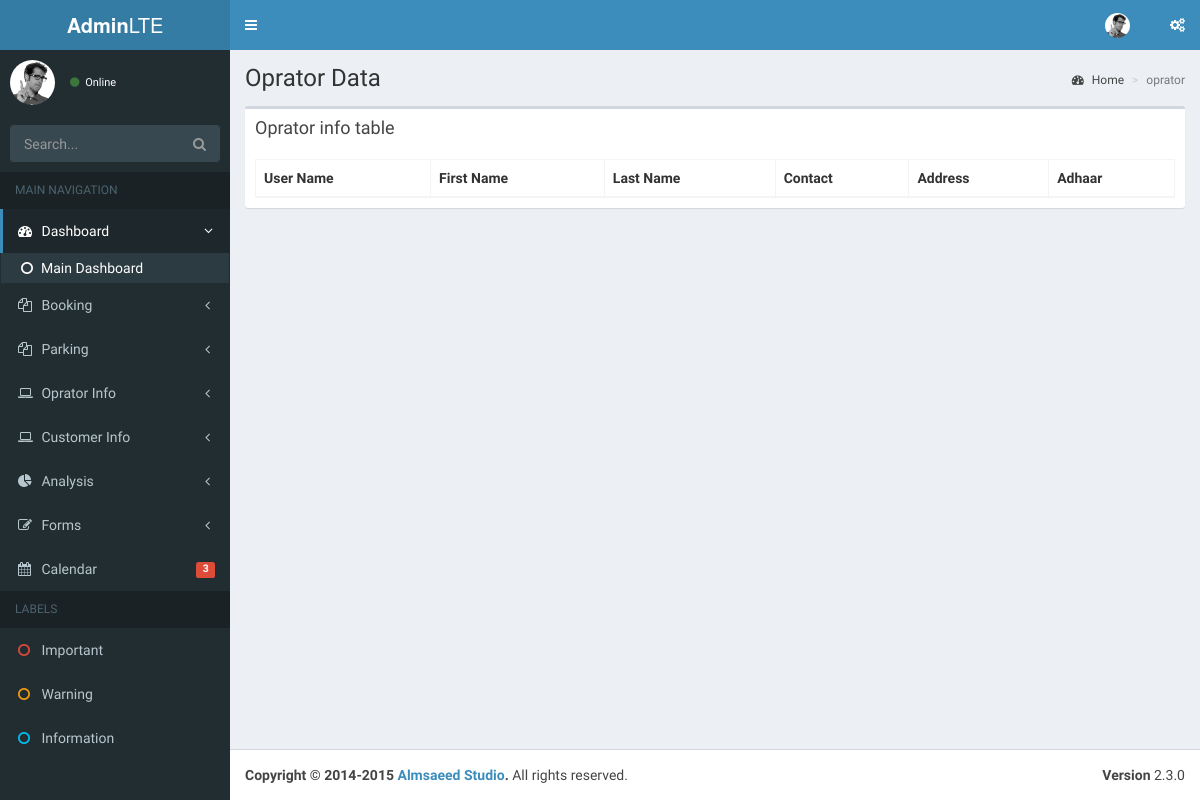
The page /park/oprator.php on the database as committed earlier.
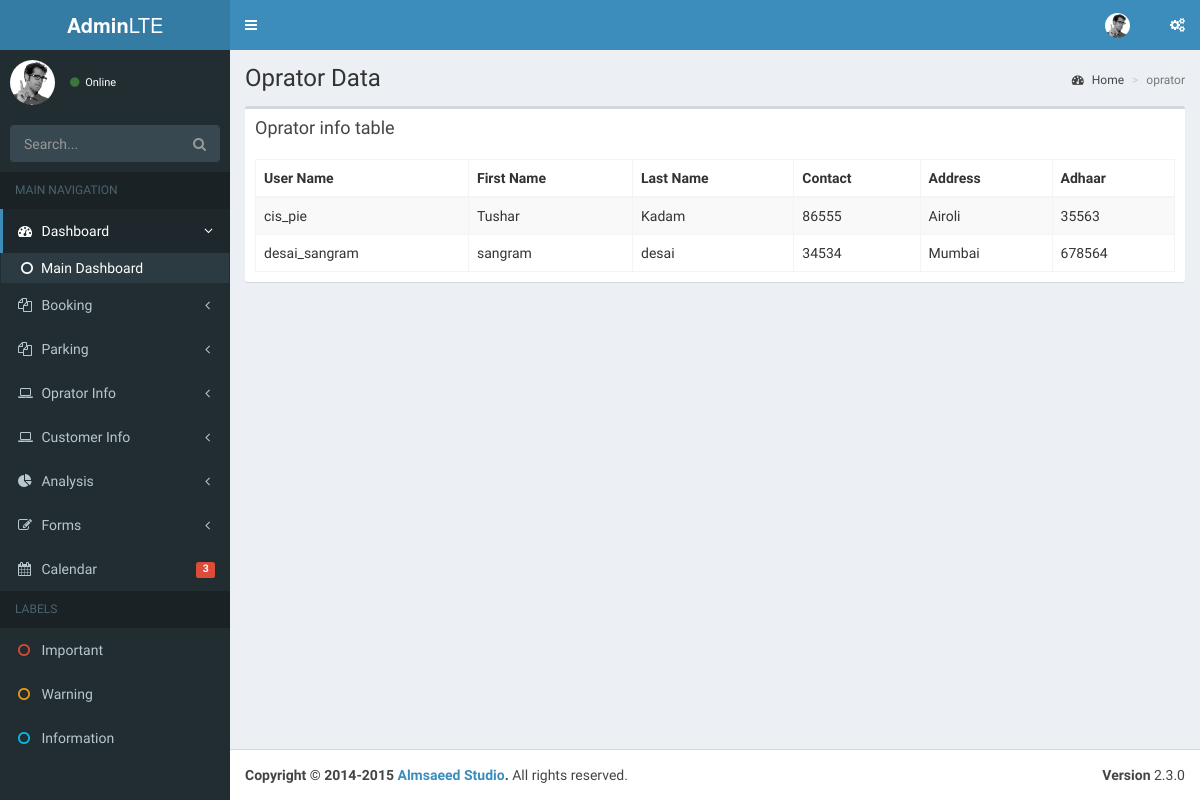
The same page on the database as committed later.
### tables this page shows
CREATE TABLE `Operator_User` (
  `username` varchar(15) NOT NULL,
  `first_name` varchar(15) NOT NULL,
  `last_name` varchar(15) NOT NULL,
  `contact` int(10) NOT NULL,
  `address` varchar(50) NOT NULL,
  `adhaar_number` int(12) NOT NULL,
  `photo` varchar(100) NOT NULL
);

### park/oprator.php (the view, shortened to what this page needs)
<?php
   include_once("../config/config.php");
?>
<!DOCTYPE html>
<html>
  <head>
    <link rel="stylesheet" href="bootstrap/css/bootstrap.min.css">
    <link rel="stylesheet" href="https://maxcdn.bootstrapcdn.com/font-awesome/4.4.0/css/font-awesome.min.css">
    <link rel="stylesheet" href="https://code.ionicframework.com/ionicons/2.0.1/css/ionicons.min.css">
    <link rel="stylesheet" href="plugins/datatables/dataTables.bootstrap.css">
    <link rel="stylesheet" href="dist/css/AdminLTE.min.css">
    <link rel="stylesheet" href="dist/css/skins/_all-skins.min.css">
  </head>
  <body class="hold-transition skin-blue sidebar-mini">
    <div class="wrapper">
      <header class="main-header">
        <a href="../../index2.html" class="logo">
          <span class="logo-lg"><b>Admin</b>LTE</span>
        </a>
        <nav class="navbar navbar-static-top" role="navigation">
          <a href="#" class="sidebar-toggle" data-toggle="offcanvas" role="button">
          </a>
          <div class="navbar-custom-menu">
            <ul class="nav navbar-nav">
              <li class="dropdown user user-menu">
                <a href="#" class="dropdown-toggle" data-toggle="dropdown">
                  <img src="dist/img/user2-160x160.jpg" class="user-image" alt="User Image">
                </a>
              </li>
              <li>
                <a href="#" data-toggle="control-sidebar"><i class="fa fa-gears"></i></a>
              </li>
            </ul>
          </div>
        </nav>
      </header>
      <aside class="main-sidebar">
        <section class="sidebar">
          <div class="user-panel">
            <div class="pull-left image">
              <img src="dist/img/user2-160x160.jpg" class="img-circle" alt="User Image">
            </div>
            <div class="pull-left info">
              <a href="#"><i class="fa fa-circle text-success"></i> Online</a>
            </div>
          </div>
          <form action="#" method="get" class="sidebar-form">
            <div class="input-group">
              <input type="text" name="q" class="form-control" placeholder="Search...">
              <span class="input-group-btn">
                <button type="submit" name="search" id="search-btn" class="btn btn-flat"><i class="fa fa-search"></i></button>
              </span>
            </div>
          </form>
          <ul class="sidebar-menu">
            <li class="header">MAIN NAVIGATION</li>
            <li class="active treeview">
              <a href="#">
                <i class="fa fa-dashboard"></i> <span>Dashboard</span> <i class="fa fa-angle-left pull-right"></i>
              </a>
              <ul class="treeview-menu">
                <li class="active"><a href="index2.html"><i class="fa fa-circle-o"></i>Main Dashboard</a></li>
              </ul>
            </li>
            <li class="treeview">
              <a href="#">
                <i class="fa fa-files-o"></i>
                <span>Booking</span><i class="fa fa-angle-left pull-right"></i>
              </a>
            </li>
            <li class="treeview">
              <a href="#">
                <i class="fa fa-files-o"></i>
                <span>Parking</span><i class="fa fa-angle-left pull-right"></i>
              </a>
            </li>
            <li>
            <li class="treeview">
              <a href="#">
                <i class="fa fa-laptop"></i>
                <span>Oprator Info</span>
                <i class="fa fa-angle-left pull-right"></i>
              </a>
            </li>
            <li class="treeview">
              <a href="#">
                <i class="fa fa-laptop"></i>
                <span>Customer Info</span>
                <i class="fa fa-angle-left pull-right"></i>
              </a>
            </li>
            <li class="treeview">
              <a href="#">
                <i class="fa fa-pie-chart"></i>
                <span>Analysis</span>
                <i class="fa fa-angle-left pull-right"></i>
              </a>
            </li>
            <li class="treeview">
              <a href="#">
                <i class="fa fa-edit"></i> <span>Forms</span>
                <i class="fa fa-angle-left pull-right"></i>
              </a>
            </li>
            <li>
              <a href="pages/calendar.html">
                <i class="fa fa-calendar"></i> <span>Calendar</span>
                <small class="label pull-right bg-red">3</small>
              </a>
            </li>
            <li class="header">LABELS</li>
            <li><a href="#"><i class="fa fa-circle-o text-red"></i> <span>Important</span></a></li>
            <li><a href="#"><i class="fa fa-circle-o text-yellow"></i> <span>Warning</span></a></li>
            <li><a href="#"><i class="fa fa-circle-o text-aqua"></i> <span>Information</span></a></li>
          </ul>
        </section>
      </aside>
      <div class="content-wrapper">
        <section class="content-header">
          <h1>
            Oprator Data
          </h1>
          <ol class="breadcrumb">
            <li><a href="#"><i class="fa fa-dashboard"></i> Home</a></li>
            <li class="active">oprator</li>
          </ol>
        </section>
        <section class="content">
          <div class="row">
            <div class="col-xs-12">
              <div class="box">
                <div class="box-header">
                  <h3 class="box-title">Oprator info table</h3>
                </div>
                <div class="box-body">
                  <table id="example1" class="table table-bordered table-striped">
                    <thead>
                      <tr>
                        <th>User Name</th>
                        <th>First Name</th>
                        <th>Last Name</th>
                        <th>Contact</th>
                        <th>Address</th>
                        <th>Adhaar</th>
                      </tr>
                    </thead>
                    <tbody>
                      <?php
                        $query="select * from operator_user";
                        $result=mysqli_query($con,$query);
                        while($row=mysqli_fetch_array($result)){
                        echo '
                          <tr>
                            <td>'.$row['username'].'</td>
                            <td>'.$row['first_name'].'</td>
                            <td>'.$row['last_name'].'</td>
                            <td>'.$row['contact'].'</td>
                            <td>'.$row['address'].'</td>
                            <td>'.$row['adhaar_number'].'</td>
                          </tr>
                        ';
                        }
                      ?>
                    </tbody>
                  </table>
                </div>
              </div>
            </div>
          </div>
        </section>
      </div>
      <footer class="main-footer">
        <div class="pull-right hidden-xs">
          <b>Version</b> 2.3.0
        </div>
        <strong>Copyright &copy; 2014-2015 <a href="http://almsaeedstudio.com">Almsaeed Studio</a>.</strong> All rights reserved.
      </footer>
    </div>
  </body>
</html>

Rows that differ between the two databases and show on the page:
added operator_user: username "cis_pie", first_name "Tushar", last_name "Kadam", contact "86555", address "Airoli", adhaar_number "35563"
added operator_user: username "desai_sangram", first_name "sangram", last_name "desai", contact "34534", address "Mumbai", adhaar_number "678564"
